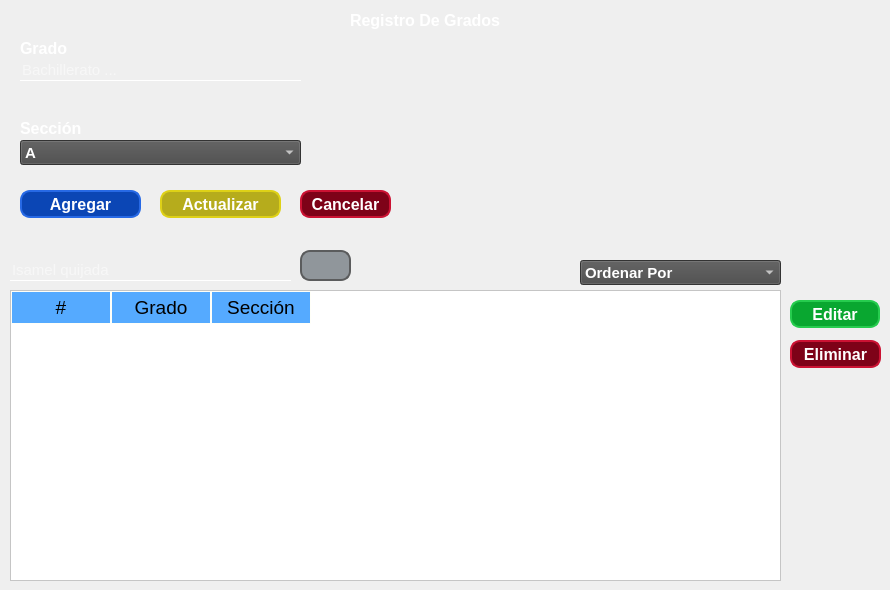
         <widget class="QWidget" name="tab_4">
          <attribute name="icon">
           <iconset>
            <normaloff>../assets/img/grados.png</normaloff>../assets/img/grados.png</iconset>
          </attribute>
          <attribute name="title">
           <string/>
          </attribute>
          <widget class="QTableWidget" name="tblListGrados">
           <property name="geometry">
            <rect>
             <x>10</x>
             <y>290</y>
             <width>771</width>
             <height>291</height>
            </rect>
           </property>
           <property name="styleSheet">
            <string notr="true">QWidget{
	background-color: white;
	color: #000000;
}

QHeaderView::section{
	background-color: #55aaff;
	padding: 2px;

	border:1px solid #fffff8;
	font-size: 14pt;
}

QTableWidget{
	gridline-color: #ff00ff;
	font-size: 12pt;
}

QTableWidget QTableCornerButton::section{
	background-color: #55aaff;
	border: 1px solid #ff0000;
}</string>
           </property>
           <property name="selectionBehavior">
            <enum>QAbstractItemView::SelectRows</enum>
           </property>
           <column>
            <property name="text">
             <string>#</string>
            </property>
           </column>
           <column>
            <property name="text">
             <string>Grado</string>
            </property>
           </column>
           <column>
            <property name="text">
             <string>Sección</string>
            </property>
           </column>
          </widget>
          <widget class="QComboBox" name="cbxGradosOrderBy">
           <property name="geometry">
            <rect>
             <x>580</x>
             <y>260</y>
             <width>201</width>
             <height>25</height>
            </rect>
           </property>
           <property name="font">
            <font>
             <family>Arial</family>
             <pointsize>11</pointsize>
             <weight>75</weight>
             <bold>true</bold>
            </font>
           </property>
           <property name="styleSheet">
            <string notr="true">color: rgb(255, 255, 255);
background-color: rgb(72, 72, 72);</string>
           </property>
           <item>
            <property name="text">
             <string>Ordenar Por</string>
            </property>
           </item>
           <item>
            <property name="text">
             <string>Grado</string>
            </property>
           </item>
           <item>
            <property name="text">
             <string>Sección</string>
            </property>
           </item>
          </widget>
          <widget class="QLineEdit" name="txtRegGrado">
           <property name="geometry">
            <rect>
             <x>20</x>
             <y>60</y>
             <width>281</width>
             <height>21</height>
            </rect>
           </property>
           <property name="font">
            <font>
             <pointsize>11</pointsize>
            </font>
           </property>
           <property name="styleSheet">
            <string notr="true">QLineEdit{
background:transparent;
border:none;
border-bottom:1px solid white;
color: rgb(255, 255, 255);
}
</string>
           </property>
           <property name="text">
            <string/>
           </property>
           <property name="alignment">
            <set>Qt::AlignBottom|Qt::AlignLeading|Qt::AlignLeft</set>
           </property>
           <property name="placeholderText">
            <string>Bachillerato ...</string>
           </property>
          </widget>
          <widget class="QPushButton" name="btnAgregarGrado">
           <property name="geometry">
            <rect>
             <x>20</x>
             <y>190</y>
             <width>121</width>
             <height>28</height>
            </rect>
           </property>
           <property name="font">
            <font>
             <pointsize>12</pointsize>
             <weight>75</weight>
             <bold>true</bold>
            </font>
           </property>
           <property name="cursor">
            <cursorShape>PointingHandCursor</cursorShape>
           </property>
           <property name="styleSheet">
            <string notr="true">QPushButton
{	
	background:rgb(11,70,181);
	border: 2px solid rgb(39,105,229);
	border-radius:10px;
	color:white;
}
QPushButton:pressed
{
	background-color:rgb(39,105,229);
	border:2px solid rgb(11,70,181);
}


</string>
           </property>
           <property name="text">
            <string>Agregar</string>
           </property>
          </widget>
          <widget class="QLabel" name="label_25">
           <property name="geometry">
            <rect>
             <x>20</x>
             <y>40</y>
             <width>81</width>
             <height>16</height>
            </rect>
           </property>
           <property name="font">
            <font>
             <family>Arial</family>
             <pointsize>12</pointsize>
             <weight>75</weight>
             <bold>true</bold>
            </font>
           </property>
           <property name="styleSheet">
            <string notr="true">color: rgb(255, 255, 255);</string>
           </property>
           <property name="text">
            <string>Grado</string>
           </property>
          </widget>
          <widget class="QPushButton" name="btnActualizarGrado">
           <property name="enabled">
            <bool>false</bool>
           </property>
           <property name="geometry">
            <rect>
             <x>160</x>
             <y>190</y>
             <width>121</width>
             <height>28</height>
            </rect>
           </property>
           <property name="font">
            <font>
             <pointsize>12</pointsize>
             <weight>75</weight>
             <bold>true</bold>
            </font>
           </property>
           <property name="cursor">
            <cursorShape>PointingHandCursor</cursorShape>
           </property>
           <property name="styleSheet">
            <string notr="true">QPushButton
{	
	background:rgb(182,172,28);
	border: 2px solid rgb(222,209,23);
	border-radius:10px;
	color:white;
}
QPushButton:pressed
{
	background-color:rgb(222,209,23);
	border:2px solid rgb(182,172,28);
}
</string>
           </property>
           <property name="text">
            <string>Actualizar</string>
           </property>
          </widget>
          <widget class="QPushButton" name="pushButton_28">
           <property name="geometry">
            <rect>
             <x>300</x>
             <y>250</y>
             <width>51</width>
             <height>31</height>
            </rect>
           </property>
           <property name="font">
            <font>
             <pointsize>12</pointsize>
             <weight>75</weight>
             <bold>true</bold>
            </font>
           </property>
           <property name="styleSheet">
            <string notr="true">QPushButton
{	
	background:rgb(144, 150, 155);
	border: 2px solid rgb(91,92,93);
	border-radius:10px;
	color:white;
}
QPushButton:pressed
{
	background-color:rgb(91,92,93);
	border:2px solid rgb(144, 150, 155);
}

</string>
           </property>
           <property name="text">
            <string/>
           </property>
           <property name="icon">
            <iconset>
             <normaloff>../assets/img/buscar.png</normaloff>../assets/img/buscar.png</iconset>
           </property>
           <property name="iconSize">
            <size>
             <width>25</width>
             <height>25</height>
            </size>
           </property>
          </widget>
          <widget class="QPushButton" name="btnGradoEdit">
           <property name="geometry">
            <rect>
             <x>790</x>
             <y>300</y>
             <width>90</width>
             <height>28</height>
            </rect>
           </property>
           <property name="font">
            <font>
             <pointsize>12</pointsize>
             <weight>75</weight>
             <bold>true</bold>
            </font>
           </property>
           <property name="cursor">
            <cursorShape>PointingHandCursor</cursorShape>
           </property>
           <property name="styleSheet">
            <string notr="true">QPushButton
{	
	background:rgb(9,167,48);
	border: 2px solid rgb(38,204,78);
	border-radius:10px;
	color:white;
}
QPushButton:pressed
{
	background-color: rgb(38,204,78);
	border:2px solid rgb(9,167,48);
}

</string>
           </property>
           <property name="text">
            <string>Editar</string>
           </property>
          </widget>
          <widget class="QLabel" name="label_28">
           <property name="geometry">
            <rect>
             <x>350</x>
             <y>10</y>
             <width>201</width>
             <height>21</height>
            </rect>
           </property>
           <property name="font">
            <font>
             <family>Arial</family>
             <pointsize>12</pointsize>
             <weight>75</weight>
             <bold>true</bold>
            </font>
           </property>
           <property name="styleSheet">
            <string notr="true">color: rgb(255, 255, 255);</string>
           </property>
           <property name="text">
            <string>Registro De Grados</string>
           </property>
          </widget>
          <widget class="QPushButton" name="btnGradoEliminar">
           <property name="geometry">
            <rect>
             <x>790</x>
             <y>340</y>
             <width>91</width>
             <height>28</height>
            </rect>
           </property>
           <property name="font">
            <font>
             <pointsize>12</pointsize>
             <weight>75</weight>
             <bold>true</bold>
            </font>
           </property>
           <property name="cursor">
            <cursorShape>PointingHandCursor</cursorShape>
           </property>
           <property name="styleSheet">
            <string notr="true">QPushButton
{	
	background: rgb(126,2,24);
	border: 2px solid rgb(203,18,51);
	border-radius:10px;
	color:white;
}
QPushButton:pressed
{
	background-color: rgb(203,18,51);
	border:2px solid rgb(126,2,24);
}

</string>
           </property>
           <property name="text">
            <string>Eliminar</string>
           </property>
          </widget>
          <widget class="QLabel" name="label_29">
           <property name="geometry">
            <rect>
             <x>20</x>
             <y>120</y>
             <width>81</width>
             <height>16</height>
            </rect>
           </property>
           <property name="font">
            <font>
             <family>Arial</family>
             <pointsize>12</pointsize>
             <weight>75</weight>
             <bold>true</bold>
            </font>
           </property>
           <property name="styleSheet">
            <string notr="true">color: rgb(255, 255, 255);</string>
           </property>
           <property name="text">
            <string>Sección</string>
           </property>
          </widget>
          <widget class="QLineEdit" name="txtSearchGrado">
           <property name="geometry">
            <rect>
             <x>10</x>
             <y>260</y>
             <width>281</width>
             <height>21</height>
            </rect>
           </property>
           <property name="font">
            <font>
             <pointsize>11</pointsize>
            </font>
           </property>
           <property name="styleSheet">
            <string notr="true">QLineEdit{
background:transparent;
border:none;
border-bottom:1px solid white;
color: rgb(255, 255, 255);
}
</string>
           </property>
           <property name="text">
            <string/>
           </property>
           <property name="alignment">
            <set>Qt::AlignBottom|Qt::AlignLeading|Qt::AlignLeft</set>
           </property>
           <property name="placeholderText">
            <string>Isamel quijada</string>
           </property>
          </widget>
          <widget class="QComboBox" name="cbxRegSeccion">
           <property name="geometry">
            <rect>
             <x>20</x>
             <y>140</y>
             <width>281</width>
             <height>25</height>
            </rect>
           </property>
           <property name="font">
            <font>
             <family>Arial</family>
             <pointsize>11</pointsize>
             <weight>75</weight>
             <bold>true</bold>
            </font>
           </property>
           <property name="styleSheet">
            <string notr="true">color: rgb(255, 255, 255);
background-color: rgb(72, 72, 72);</string>
           </property>
           <item>
            <property name="text">
             <string>A</string>
            </property>
           </item>
           <item>
            <property name="text">
             <string>B</string>
            </property>
           </item>
           <item>
            <property name="text">
             <string>C</string>
            </property>
           </item>
          </widget>
          <widget class="QPushButton" name="btnCancelGrado">
           <property name="enabled">
            <bool>false</bool>
           </property>
           <property name="geometry">
            <rect>
             <x>300</x>
             <y>190</y>
             <width>91</width>
             <height>28</height>
            </rect>
           </property>
           <property name="font">
            <font>
             <pointsize>12</pointsize>
             <weight>75</weight>
             <bold>true</bold>
            </font>
           </property>
           <property name="cursor">
            <cursorShape>PointingHandCursor</cursorShape>
           </property>
           <property name="styleSheet">
            <string notr="true">QPushButton
{	
	background: rgb(126,2,24);
	border: 2px solid rgb(203,18,51);
	border-radius:10px;
	color:white;
}
QPushButton:pressed
{
	background-color: rgb(203,18,51);
	border:2px solid rgb(126,2,24);
}
</string>
           </property>
           <property name="text">
            <string>Cancelar</string>
           </property>
          </widget>
          <widget class="QLabel" name="lblIdGradoEdit">
           <property name="geometry">
            <rect>
             <x>590</x>
             <y>20</y>
             <width>47</width>
             <height>13</height>
            </rect>
           </property>
           <property name="text">
            <string/>
           </property>
          </widget>
         </widget>
